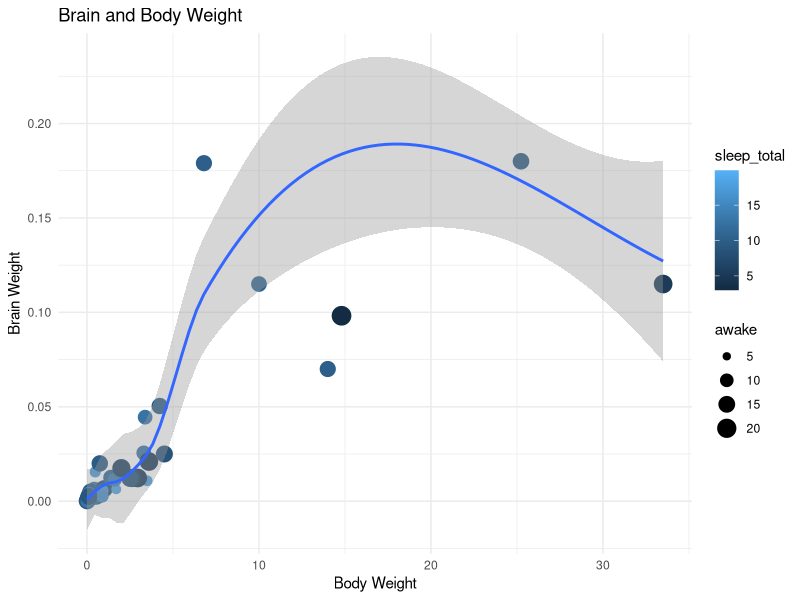
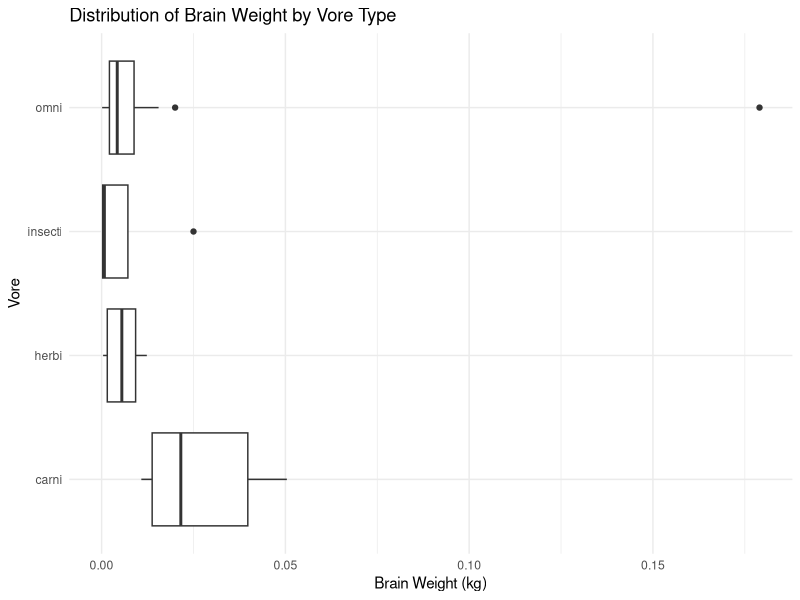
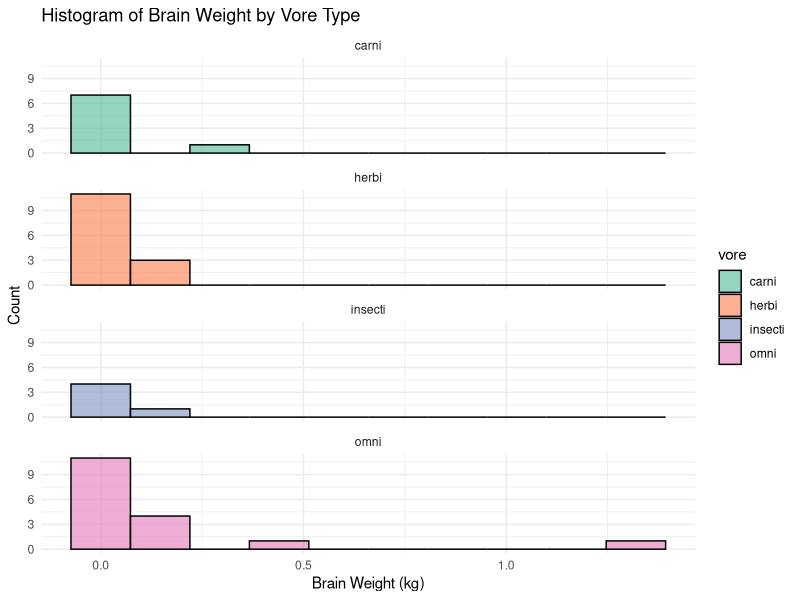

These charts were generated, in order, by the following R code:
## ---- chunk 1
library(tidyverse)
## ---- chunk 2
head(msleep)

summary(msleep)

names(msleep)
## ---- chunk 3
msleep %>% 
  filter(bodywt < 50) %>% 
  ggplot(aes(bodywt, brainwt))+
  geom_point(aes(colour = sleep_total,
                 size = awake))+
  geom_smooth()+
  # geom_text(aes(label = name), vjust = -1, hjust = 0.5) +
  labs(
    x = "Body Weight",
    y = "Brain Weight",
    title = "Brain and Body Weight")+
  theme_minimal()
## ---- chunk 4

msleep %>% 
  filter(!is.na(brainwt), !is.na(vore), bodywt < 10) %>% 
  ggplot(aes(x = vore, y = brainwt)) +
  geom_boxplot() +
  theme_minimal() +
  coord_flip() +
  labs(title = "Distribution of Brain Weight by Vore Type",
       x = "Vore",
       y = "Brain Weight (kg)")
## ---- chunk 5
# Create histograms faceted by vore type

msleep %>% 
  filter(!is.na(brainwt), !is.na(vore), bodywt < 100) %>%
    ggplot(aes(x = brainwt, fill = vore)) +
      geom_histogram(bins = 10, color = "black", alpha = 0.7) +  # Adjust bins as needed
      facet_wrap(~ vore, ncol = 1, scales = "fixed") +  # One column, free scale per vore
      theme_minimal() +
      labs(title = "Histogram of Brain Weight by Vore Type",
          x = "Brain Weight (kg)",
          y = "Count") +
      scale_fill_brewer(palette = "Set2")  # Nice colour scheme
